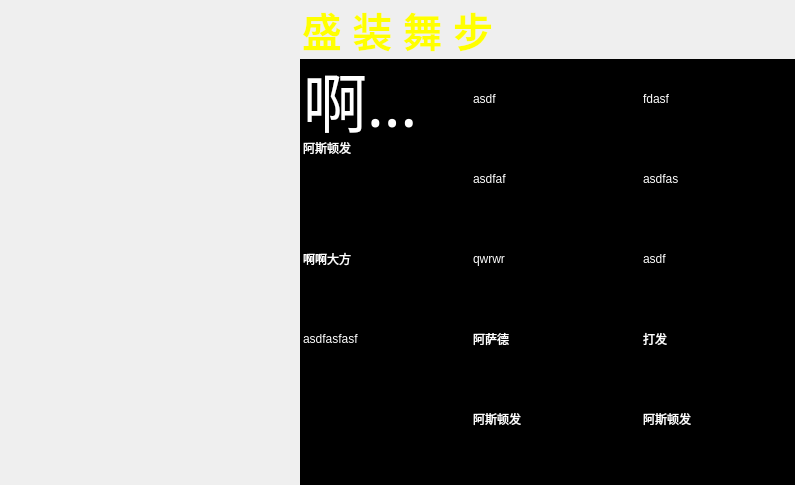
<?xml version="1.0" encoding="UTF-8"?>
<ui version="4.0">
 <class>Form</class>
 <widget class="QWidget" name="Form">
  <property name="geometry">
   <rect>
    <x>0</x>
    <y>0</y>
    <width>795</width>
    <height>485</height>
   </rect>
  </property>
  <property name="windowTitle">
   <string>Form</string>
  </property>
  <layout class="QVBoxLayout" name="verticalLayout">
   <property name="spacing">
    <number>0</number>
   </property>
   <property name="leftMargin">
    <number>0</number>
   </property>
   <property name="topMargin">
    <number>0</number>
   </property>
   <property name="rightMargin">
    <number>0</number>
   </property>
   <property name="bottomMargin">
    <number>0</number>
   </property>
   <item>
    <widget class="QLabel" name="lbl_title">
     <property name="sizePolicy">
      <sizepolicy hsizetype="Preferred" vsizetype="Fixed">
       <horstretch>0</horstretch>
       <verstretch>0</verstretch>
      </sizepolicy>
     </property>
     <property name="palette">
      <palette>
       <active>
        <colorrole role="WindowText">
         <brush brushstyle="SolidPattern">
          <color alpha="255">
           <red>255</red>
           <green>255</green>
           <blue>0</blue>
          </color>
         </brush>
        </colorrole>
       </active>
       <inactive>
        <colorrole role="WindowText">
         <brush brushstyle="SolidPattern">
          <color alpha="255">
           <red>255</red>
           <green>255</green>
           <blue>0</blue>
          </color>
         </brush>
        </colorrole>
       </inactive>
       <disabled>
        <colorrole role="WindowText">
         <brush brushstyle="SolidPattern">
          <color alpha="255">
           <red>120</red>
           <green>120</green>
           <blue>120</blue>
          </color>
         </brush>
        </colorrole>
       </disabled>
      </palette>
     </property>
     <property name="font">
      <font>
       <family>微软雅黑</family>
       <pointsize>30</pointsize>
       <weight>75</weight>
       <bold>true</bold>
      </font>
     </property>
     <property name="lineWidth">
      <number>0</number>
     </property>
     <property name="text">
      <string>盛 装 舞 步</string>
     </property>
     <property name="scaledContents">
      <bool>true</bool>
     </property>
     <property name="alignment">
      <set>Qt::AlignHCenter|Qt::AlignTop</set>
     </property>
    </widget>
   </item>
   <item>
    <layout class="QHBoxLayout" name="horizontalLayout">
     <item>
      <spacer name="horizontalSpacer">
       <property name="orientation">
        <enum>Qt::Horizontal</enum>
       </property>
       <property name="sizeType">
        <enum>QSizePolicy::Preferred</enum>
       </property>
       <property name="sizeHint" stdset="0">
        <size>
         <width>300</width>
         <height>20</height>
        </size>
       </property>
      </spacer>
     </item>
     <item>
      <widget class="QTableWidget" name="tbwgt_content">
       <property name="palette">
        <palette>
         <active>
          <colorrole role="WindowText">
           <brush brushstyle="SolidPattern">
            <color alpha="255">
             <red>255</red>
             <green>255</green>
             <blue>255</blue>
            </color>
           </brush>
          </colorrole>
          <colorrole role="Button">
           <brush brushstyle="SolidPattern">
            <color alpha="255">
             <red>0</red>
             <green>0</green>
             <blue>0</blue>
            </color>
           </brush>
          </colorrole>
          <colorrole role="Light">
           <brush brushstyle="SolidPattern">
            <color alpha="255">
             <red>0</red>
             <green>0</green>
             <blue>0</blue>
            </color>
           </brush>
          </colorrole>
          <colorrole role="Midlight">
           <brush brushstyle="SolidPattern">
            <color alpha="255">
             <red>0</red>
             <green>0</green>
             <blue>0</blue>
            </color>
           </brush>
          </colorrole>
          <colorrole role="Dark">
           <brush brushstyle="SolidPattern">
            <color alpha="255">
             <red>0</red>
             <green>0</green>
             <blue>0</blue>
            </color>
           </brush>
          </colorrole>
          <colorrole role="Mid">
           <brush brushstyle="SolidPattern">
            <color alpha="255">
             <red>0</red>
             <green>0</green>
             <blue>0</blue>
            </color>
           </brush>
          </colorrole>
          <colorrole role="Text">
           <brush brushstyle="SolidPattern">
            <color alpha="255">
             <red>255</red>
             <green>255</green>
             <blue>255</blue>
            </color>
           </brush>
          </colorrole>
          <colorrole role="BrightText">
           <brush brushstyle="SolidPattern">
            <color alpha="255">
             <red>255</red>
             <green>255</green>
             <blue>255</blue>
            </color>
           </brush>
          </colorrole>
          <colorrole role="ButtonText">
           <brush brushstyle="SolidPattern">
            <color alpha="255">
             <red>255</red>
             <green>255</green>
             <blue>255</blue>
            </color>
           </brush>
          </colorrole>
          <colorrole role="Base">
           <brush brushstyle="SolidPattern">
            <color alpha="255">
             <red>0</red>
             <green>0</green>
             <blue>0</blue>
            </color>
           </brush>
          </colorrole>
          <colorrole role="Window">
           <brush brushstyle="SolidPattern">
            <color alpha="255">
             <red>0</red>
             <green>0</green>
             <blue>0</blue>
            </color>
           </brush>
          </colorrole>
          <colorrole role="Shadow">
           <brush brushstyle="SolidPattern">
            <color alpha="255">
             <red>0</red>
             <green>0</green>
             <blue>0</blue>
            </color>
           </brush>
          </colorrole>
          <colorrole role="AlternateBase">
           <brush brushstyle="SolidPattern">
            <color alpha="255">
             <red>0</red>
             <green>0</green>
             <blue>0</blue>
            </color>
           </brush>
          </colorrole>
          <colorrole role="ToolTipBase">
           <brush brushstyle="SolidPattern">
            <color alpha="255">
             <red>255</red>
             <green>255</green>
             <blue>220</blue>
            </color>
           </brush>
          </colorrole>
          <colorrole role="ToolTipText">
           <brush brushstyle="SolidPattern">
            <color alpha="255">
             <red>0</red>
             <green>0</green>
             <blue>0</blue>
            </color>
           </brush>
          </colorrole>
          <colorrole role="PlaceholderText">
           <brush brushstyle="SolidPattern">
            <color alpha="128">
             <red>255</red>
             <green>255</green>
             <blue>255</blue>
            </color>
           </brush>
          </colorrole>
         </active>
         <inactive>
          <colorrole role="WindowText">
           <brush brushstyle="SolidPattern">
            <color alpha="255">
             <red>255</red>
             <green>255</green>
             <blue>255</blue>
            </color>
           </brush>
          </colorrole>
          <colorrole role="Button">
           <brush brushstyle="SolidPattern">
            <color alpha="255">
             <red>0</red>
             <green>0</green>
             <blue>0</blue>
            </color>
           </brush>
          </colorrole>
          <colorrole role="Light">
           <brush brushstyle="SolidPattern">
            <color alpha="255">
             <red>0</red>
             <green>0</green>
             <blue>0</blue>
            </color>
           </brush>
          </colorrole>
          <colorrole role="Midlight">
           <brush brushstyle="SolidPattern">
            <color alpha="255">
             <red>0</red>
             <green>0</green>
             <blue>0</blue>
            </color>
           </brush>
          </colorrole>
          <colorrole role="Dark">
           <brush brushstyle="SolidPattern">
            <color alpha="255">
             <red>0</red>
             <green>0</green>
             <blue>0</blue>
            </color>
           </brush>
          </colorrole>
          <colorrole role="Mid">
           <brush brushstyle="SolidPattern">
            <color alpha="255">
             <red>0</red>
             <green>0</green>
             <blue>0</blue>
            </color>
           </brush>
          </colorrole>
          <colorrole role="Text">
           <brush brushstyle="SolidPattern">
            <color alpha="255">
             <red>255</red>
             <green>255</green>
             <blue>255</blue>
            </color>
           </brush>
          </colorrole>
          <colorrole role="BrightText">
           <brush brushstyle="SolidPattern">
            <color alpha="255">
             <red>255</red>
             <green>255</green>
             <blue>255</blue>
            </color>
           </brush>
          </colorrole>
          <colorrole role="ButtonText">
           <brush brushstyle="SolidPattern">
            <color alpha="255">
             <red>255</red>
             <green>255</green>
             <blue>255</blue>
            </color>
           </brush>
          </colorrole>
          <colorrole role="Base">
           <brush brushstyle="SolidPattern">
            <color alpha="255">
             <red>0</red>
             <green>0</green>
             <blue>0</blue>
            </color>
           </brush>
          </colorrole>
          <colorrole role="Window">
           <brush brushstyle="SolidPattern">
            <color alpha="255">
             <red>0</red>
             <green>0</green>
             <blue>0</blue>
            </color>
           </brush>
          </colorrole>
          <colorrole role="Shadow">
           <brush brushstyle="SolidPattern">
            <color alpha="255">
             <red>0</red>
             <green>0</green>
             <blue>0</blue>
            </color>
           </brush>
          </colorrole>
          <colorrole role="AlternateBase">
           <brush brushstyle="SolidPattern">
            <color alpha="255">
             <red>0</red>
             <green>0</green>
             <blue>0</blue>
            </color>
           </brush>
          </colorrole>
          <colorrole role="ToolTipBase">
           <brush brushstyle="SolidPattern">
            <color alpha="255">
             <red>255</red>
             <green>255</green>
             <blue>220</blue>
            </color>
           </brush>
          </colorrole>
          <colorrole role="ToolTipText">
           <brush brushstyle="SolidPattern">
            <color alpha="255">
             <red>0</red>
             <green>0</green>
             <blue>0</blue>
            </color>
           </brush>
          </colorrole>
          <colorrole role="PlaceholderText">
           <brush brushstyle="SolidPattern">
            <color alpha="128">
             <red>255</red>
             <green>255</green>
             <blue>255</blue>
            </color>
           </brush>
          </colorrole>
         </inactive>
         <disabled>
          <colorrole role="WindowText">
           <brush brushstyle="SolidPattern">
            <color alpha="255">
             <red>0</red>
             <green>0</green>
             <blue>0</blue>
            </color>
           </brush>
          </colorrole>
          <colorrole role="Button">
           <brush brushstyle="SolidPattern">
            <color alpha="255">
             <red>0</red>
             <green>0</green>
             <blue>0</blue>
            </color>
           </brush>
          </colorrole>
          <colorrole role="Light">
           <brush brushstyle="SolidPattern">
            <color alpha="255">
             <red>0</red>
             <green>0</green>
             <blue>0</blue>
            </color>
           </brush>
          </colorrole>
          <colorrole role="Midlight">
           <brush brushstyle="SolidPattern">
            <color alpha="255">
             <red>0</red>
             <green>0</green>
             <blue>0</blue>
            </color>
           </brush>
          </colorrole>
          <colorrole role="Dark">
           <brush brushstyle="SolidPattern">
            <color alpha="255">
             <red>0</red>
             <green>0</green>
             <blue>0</blue>
            </color>
           </brush>
          </colorrole>
          <colorrole role="Mid">
           <brush brushstyle="SolidPattern">
            <color alpha="255">
             <red>0</red>
             <green>0</green>
             <blue>0</blue>
            </color>
           </brush>
          </colorrole>
          <colorrole role="Text">
           <brush brushstyle="SolidPattern">
            <color alpha="255">
             <red>0</red>
             <green>0</green>
             <blue>0</blue>
            </color>
           </brush>
          </colorrole>
          <colorrole role="BrightText">
           <brush brushstyle="SolidPattern">
            <color alpha="255">
             <red>255</red>
             <green>255</green>
             <blue>255</blue>
            </color>
           </brush>
          </colorrole>
          <colorrole role="ButtonText">
           <brush brushstyle="SolidPattern">
            <color alpha="255">
             <red>0</red>
             <green>0</green>
             <blue>0</blue>
            </color>
           </brush>
          </colorrole>
          <colorrole role="Base">
           <brush brushstyle="SolidPattern">
            <color alpha="255">
             <red>0</red>
             <green>0</green>
             <blue>0</blue>
            </color>
           </brush>
          </colorrole>
          <colorrole role="Window">
           <brush brushstyle="SolidPattern">
            <color alpha="255">
             <red>0</red>
             <green>0</green>
             <blue>0</blue>
            </color>
           </brush>
          </colorrole>
          <colorrole role="Shadow">
           <brush brushstyle="SolidPattern">
            <color alpha="255">
             <red>0</red>
             <green>0</green>
             <blue>0</blue>
            </color>
           </brush>
          </colorrole>
          <colorrole role="AlternateBase">
           <brush brushstyle="SolidPattern">
            <color alpha="255">
             <red>0</red>
             <green>0</green>
             <blue>0</blue>
            </color>
           </brush>
          </colorrole>
          <colorrole role="ToolTipBase">
           <brush brushstyle="SolidPattern">
            <color alpha="255">
             <red>255</red>
             <green>255</green>
             <blue>220</blue>
            </color>
           </brush>
          </colorrole>
          <colorrole role="ToolTipText">
           <brush brushstyle="SolidPattern">
            <color alpha="255">
             <red>0</red>
             <green>0</green>
             <blue>0</blue>
            </color>
           </brush>
          </colorrole>
          <colorrole role="PlaceholderText">
           <brush brushstyle="SolidPattern">
            <color alpha="128">
             <red>255</red>
             <green>255</green>
             <blue>255</blue>
            </color>
           </brush>
          </colorrole>
         </disabled>
        </palette>
       </property>
       <property name="focusPolicy">
        <enum>Qt::NoFocus</enum>
       </property>
       <property name="frameShape">
        <enum>QFrame::NoFrame</enum>
       </property>
       <property name="lineWidth">
        <number>0</number>
       </property>
       <property name="verticalScrollBarPolicy">
        <enum>Qt::ScrollBarAlwaysOff</enum>
       </property>
       <property name="horizontalScrollBarPolicy">
        <enum>Qt::ScrollBarAlwaysOff</enum>
       </property>
       <property name="editTriggers">
        <set>QAbstractItemView::NoEditTriggers</set>
       </property>
       <property name="selectionMode">
        <enum>QAbstractItemView::NoSelection</enum>
       </property>
       <property name="showGrid">
        <bool>false</bool>
       </property>
       <property name="gridStyle">
        <enum>Qt::NoPen</enum>
       </property>
       <attribute name="horizontalHeaderVisible">
        <bool>false</bool>
       </attribute>
       <attribute name="horizontalHeaderMinimumSectionSize">
        <number>100</number>
       </attribute>
       <attribute name="horizontalHeaderDefaultSectionSize">
        <number>170</number>
       </attribute>
       <attribute name="horizontalHeaderHighlightSections">
        <bool>false</bool>
       </attribute>
       <attribute name="verticalHeaderVisible">
        <bool>false</bool>
       </attribute>
       <attribute name="verticalHeaderDefaultSectionSize">
        <number>80</number>
       </attribute>
       <attribute name="verticalHeaderHighlightSections">
        <bool>false</bool>
       </attribute>
       <row>
        <property name="text">
         <string>新建行</string>
        </property>
        <property name="textAlignment">
         <set>AlignCenter</set>
        </property>
        <property name="foreground">
         <brush brushstyle="NoBrush">
          <color alpha="255">
           <red>255</red>
           <green>255</green>
           <blue>0</blue>
          </color>
         </brush>
        </property>
       </row>
       <row>
        <property name="text">
         <string>新建行</string>
        </property>
       </row>
       <row>
        <property name="text">
         <string>新建行</string>
        </property>
       </row>
       <row>
        <property name="text">
         <string>新建行</string>
        </property>
       </row>
       <row>
        <property name="text">
         <string>新建行</string>
        </property>
       </row>
       <row>
        <property name="text">
         <string>新建行</string>
        </property>
       </row>
       <row>
        <property name="text">
         <string>新建行</string>
        </property>
       </row>
       <column>
        <property name="text">
         <string>新建列</string>
        </property>
       </column>
       <column>
        <property name="text">
         <string>新建列</string>
        </property>
       </column>
       <column>
        <property name="text">
         <string>新建列</string>
        </property>
       </column>
       <column>
        <property name="text">
         <string>新建列</string>
        </property>
       </column>
       <column>
        <property name="text">
         <string>新建列</string>
        </property>
       </column>
       <item row="0" column="0">
        <property name="text">
         <string>啊发顺丰</string>
        </property>
        <property name="font">
         <font>
          <family>Agency FB</family>
          <pointsize>48</pointsize>
         </font>
        </property>
       </item>
       <item row="0" column="1">
        <property name="text">
         <string>asdf</string>
        </property>
       </item>
       <item row="0" column="2">
        <property name="text">
         <string>fdasf </string>
        </property>
       </item>
       <item row="0" column="3">
        <property name="text">
         <string>asdf</string>
        </property>
       </item>
       <item row="0" column="4">
        <property name="text">
         <string>阿斯顿发</string>
        </property>
       </item>
       <item row="1" column="0">
        <property name="text">
         <string>阿斯顿发</string>
        </property>
        <property name="textAlignment">
         <set>AlignLeading|AlignTop</set>
        </property>
        <property name="foreground">
         <brush brushstyle="NoBrush">
          <color alpha="255">
           <red>255</red>
           <green>0</green>
           <blue>0</blue>
          </color>
         </brush>
        </property>
       </item>
       <item row="1" column="1">
        <property name="text">
         <string>asdfaf</string>
        </property>
       </item>
       <item row="1" column="2">
        <property name="text">
         <string>asdfas </string>
        </property>
       </item>
       <item row="1" column="3">
        <property name="text">
         <string>asdfas</string>
        </property>
       </item>
       <item row="1" column="4">
        <property name="text">
         <string>手动阀</string>
        </property>
       </item>
       <item row="2" column="0">
        <property name="text">
         <string>啊啊大方</string>
        </property>
       </item>
       <item row="2" column="1">
        <property name="text">
         <string>qwrwr</string>
        </property>
       </item>
       <item row="2" column="2">
        <property name="text">
         <string>asdf</string>
        </property>
       </item>
       <item row="2" column="3">
        <property name="text">
         <string>asdf</string>
        </property>
       </item>
       <item row="2" column="4">
        <property name="text">
         <string>阿斯顿发</string>
        </property>
       </item>
       <item row="3" column="0">
        <property name="text">
         <string>asdfasfasf </string>
        </property>
       </item>
       <item row="3" column="1">
        <property name="text">
         <string>阿萨德</string>
        </property>
       </item>
       <item row="3" column="2">
        <property name="text">
         <string>打发</string>
        </property>
       </item>
       <item row="3" column="3">
        <property name="text">
         <string>打法是否</string>
        </property>
       </item>
       <item row="3" column="4">
        <property name="text">
         <string>发的说法</string>
        </property>
       </item>
       <item row="4" column="1">
        <property name="text">
         <string>阿斯顿发</string>
        </property>
       </item>
       <item row="4" column="2">
        <property name="text">
         <string>阿斯顿发</string>
        </property>
       </item>
       <item row="4" column="3">
        <property name="text">
         <string>阿斯顿发</string>
        </property>
       </item>
       <item row="4" column="4">
        <property name="text">
         <string>阿斯顿发</string>
        </property>
       </item>
       <item row="5" column="1">
        <property name="text">
         <string>阿斯顿发</string>
        </property>
       </item>
       <item row="5" column="2">
        <property name="text">
         <string>阿斯顿发</string>
        </property>
       </item>
       <item row="5" column="3">
        <property name="text">
         <string>阿斯顿发</string>
        </property>
       </item>
       <item row="5" column="4">
        <property name="text">
         <string>阿斯顿发</string>
        </property>
       </item>
       <item row="6" column="0">
        <property name="text">
         <string>阿斯顿发</string>
        </property>
       </item>
       <item row="6" column="1">
        <property name="text">
         <string>阿斯顿发</string>
        </property>
       </item>
       <item row="6" column="4">
        <property name="text">
         <string>阿斯顿发</string>
        </property>
       </item>
      </widget>
     </item>
    </layout>
   </item>
  </layout>
 </widget>
 <resources/>
 <connections/>
</ui>
